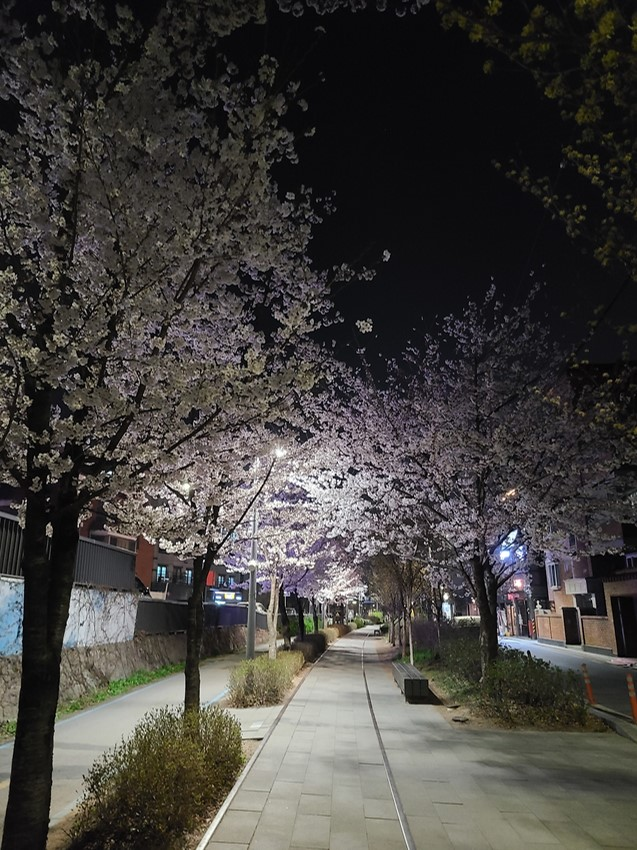
#> input picture Resources/road_2.jpg, 637 x 850 px, found by its file name
$ python add_clustering.py   (older library calls are emulated)
#> lines starting #> are read from the running program, lines starting #| are printed output that depends on the picture
import cv2
import numpy as np
from sklearn.cluster import KMeans

# 이미지 파일을 읽어온다.
img_file = './Resources/road_2.jpg'
img = cv2.imread(img_file)
#> img is the input picture: shape (850, 637, 3); mean B, G, R 62.2, 65.3, 67.7

# 클러스터링
pixel_values = img.reshape((-1, 3))
pixel_values = np.float32(pixel_values)

criteria = (cv2.TERM_CRITERIA_EPS + cv2.TERM_CRITERIA_MAX_ITER, 100, 0.85)
k = 10
_, labels, centers = cv2.kmeans(pixel_values, k, None, criteria, 10, cv2.KMEANS_RANDOM_CENTERS)
#> centers = [[129.9, 137.9, 141.9], [185.5, 189.5, 190.3], [225.3, 225.1, 226.8], [106.5, 113.2, 118.3], [28.66, 32, 34.26], [157.3, 162.9, 165], [13.95, 12.85, 13.44], [46.26, 50.54, 53.92], [64.34, 69.88, 73.91], [83.44, 90.36, 94.56]]

centers = np.uint8(centers)
#> centers = [[129, 137, 141], [185, 189, 190], [225, 225, 226], [106, 113, 118], [28, 32, 34], [157, 162, 164], [13, 12, 13], [46, 50, 53], [64, 69, 73], [83, 90, 94]]
res = centers[labels.flatten()]
res = res.reshape((img.shape))
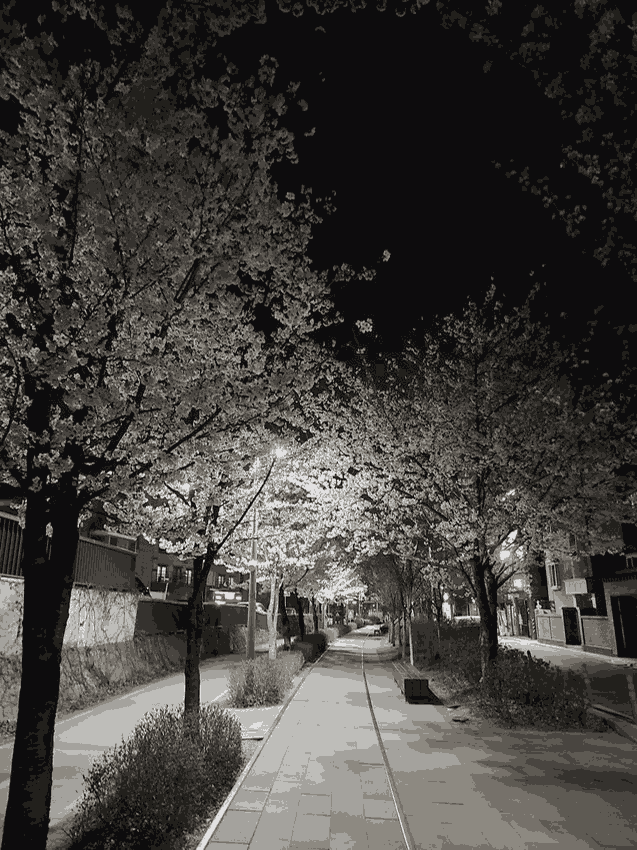
#> res: shape (850, 637, 3); mean B, G, R 61.5, 64.7, 67.1

# 그레이 스케일로 변환한다.
gray = cv2.cvtColor(res, cv2.COLOR_BGR2GRAY)

# 블러처리 한다.
gray = cv2.medianBlur(gray, 5)
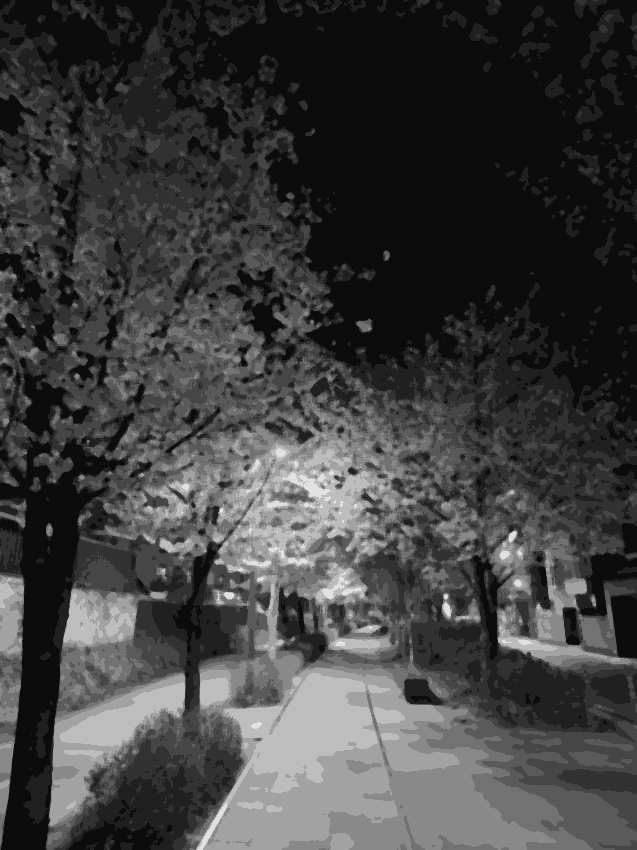
#> gray: shape (850, 637); min 12, max 225, mean 64

# 엣지 검출을 수행한다.
edges = cv2.Laplacian(gray, cv2.CV_8U, ksize=5)
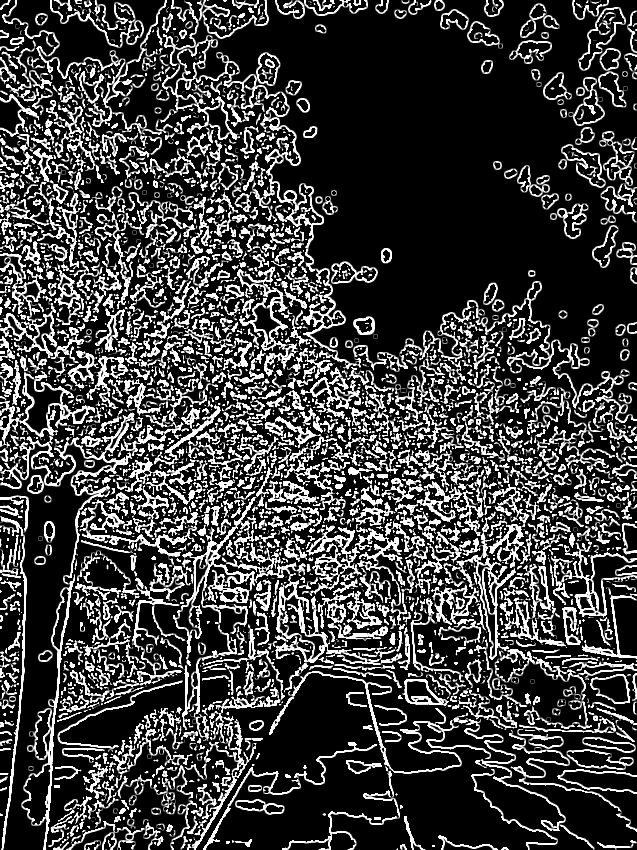
#> edges: shape (850, 637); min 0, max 255, mean 63.3
ret, mask = cv2.threshold(edges, 100, 255, cv2.THRESH_BINARY_INV)
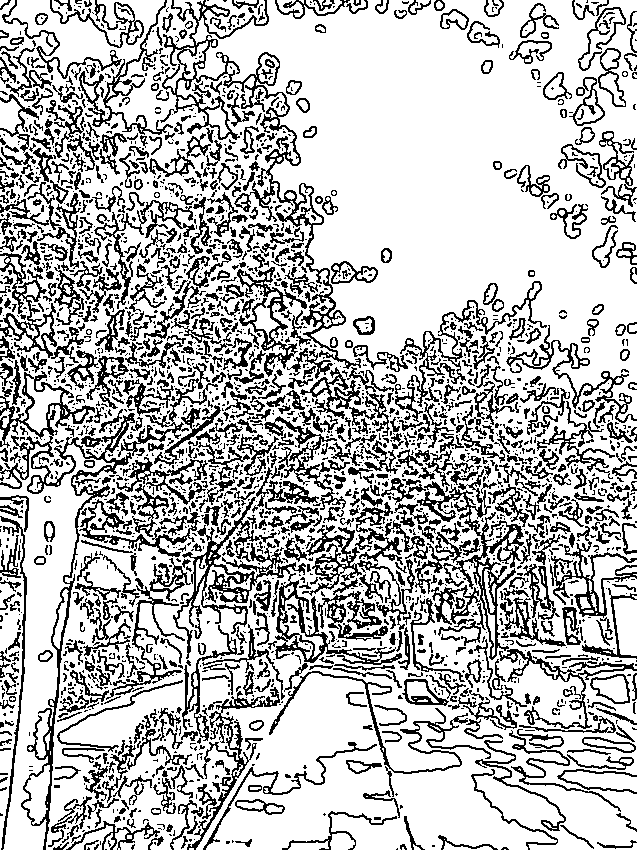
#> mask: shape (850, 637); 73.3% white; black in thin lines or dots

# 컬러화한다.
color = cv2.bilateralFilter(res, 9, 250, 250)

# 카툰 렌더링을 수행한다.
cartoon = cv2.bitwise_and(color, color, mask=mask)
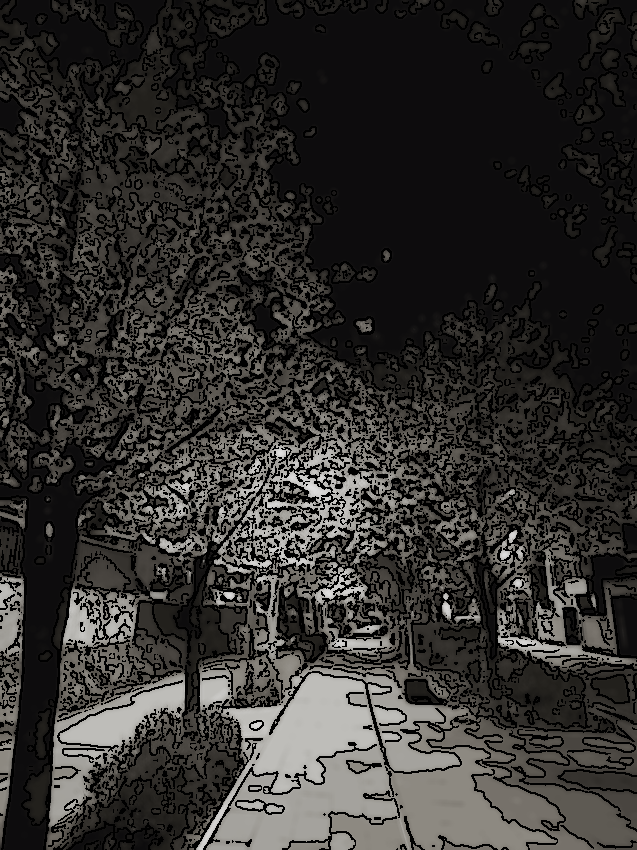
#> cartoon: shape (850, 637, 3); mean B, G, R 44.8, 47, 48.7

# 결과를 출력한다.
cv2.imshow("Cartoon", cartoon)
cv2.waitKey(0)
cv2.destroyAllWindows()
